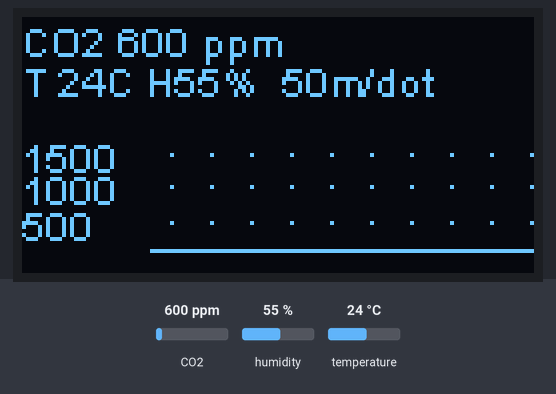
Bench run of a sketch on a simulated ESP8266 (NodeMCU). On the bench: 128×64 one-colour display. Inputs (shaded band) come from the test bench; at power-on: CO2 600 ppm, humidity 55 %, temperature 24 °C. What the sketch prints to the serial monitor is not drawn.

Above: at 1.2 s.
1.3 s: CO2 set to 452 ppm
At 2.3 s:
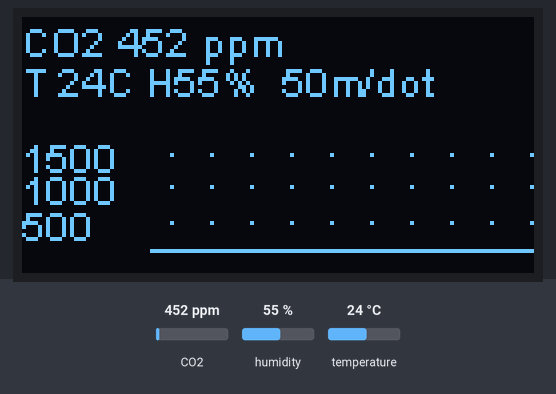
3.5 s: humidity set to 22 %
At 5.0 s:
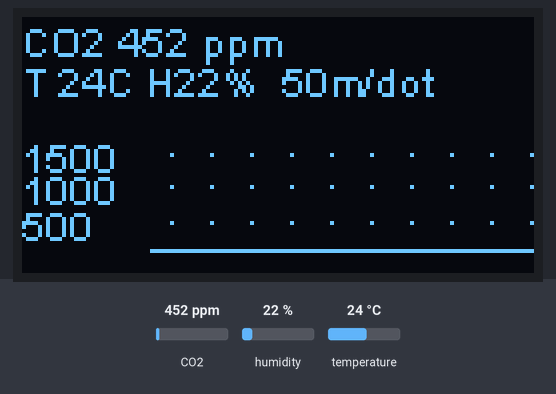
5.6 s: temperature set to 12 °C
At 6.5 s:
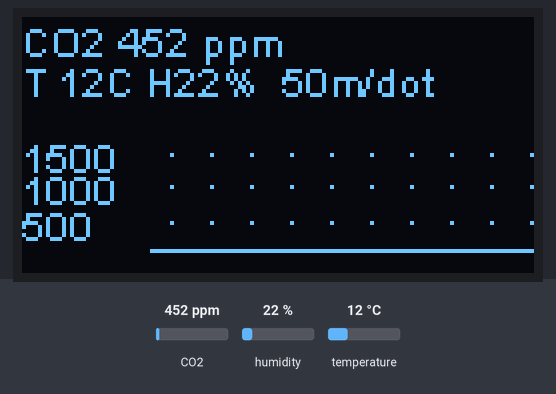
7.6 s: CO2 set to 1050 ppm
At 9.1 s:
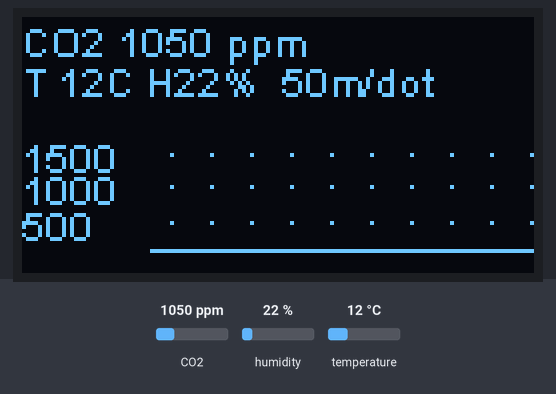
9.6 s: humidity set to 40 %
At 10.6 s:
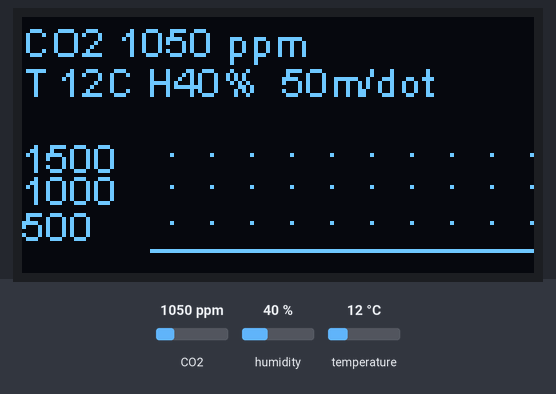
Timing chart, 0 to 12.6 s (numbered marks = the images above; inputs shaded):
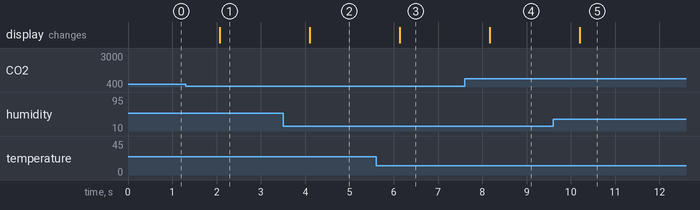

Measured:
- after the input at 1.3 s, the display: changes after 0.77 s (image 1)
- after the input at 3.5 s, the display: changes after 0.61 s (image 2)
- after the input at 5.6 s, the display: changes after 0.54 s (image 3)
- after the input at 7.6 s, the display: changes after 0.57 s (image 4)
- after the input at 9.6 s, the display: changes after 0.60 s (image 5)

The sketch:

co2.ino
```cpp
// (licence header left out)
#include <Wire.h>

#include "SparkFun_SCD30_Arduino_Library.h"

#include "SSD1306.h"

SSD1306 *lcd = NULL;
SCD30 airSensor;

void setup()
{
  Serial.begin(115200);
  Serial.println();
  Serial.println();

  // NodeMCU has GPIO 5, 4 as D1, D2. Take care to select the right board.
  lcd = new SSD1306(0x3c, D1, D2);

  if (lcd) {
    lcd->init();
    lcd->flipScreenVertically();
    lcd->drawString(0, 0, "SCD30");
    lcd->display();
  }

  for (int i = 10; i--;) {
    if (airSensor.begin()) {
      break;
    }
    Serial.println("failed init'ing sensor");
    delay(1000);
    if (i == 0) {
      Serial.println("failed after 10 retries.");
      for (;;);
    }
  }

  airSensor.setAltitudeCompensation(540);
}

int lastSecs = -1;
int interval = 300;

uint16 co2;
float temp;
float humidity;

const int n = 96;
uint16_t val[n];


const int baseY = 11;

void loop() {
  int secs = millis() / 1000;
  bool gotData = false;

  if (airSensor.dataAvailable())
  {
    gotData = true;
    co2 = airSensor.getCO2();
    temp = airSensor.getTemperature();
    humidity = airSensor.getHumidity();
    Serial.println("got data");
  }

  if (secs / (interval) != lastSecs / (interval)) {
    for (int i = n - 1; i >= 1; i--) {
      val[i] = val[i - 1];
    }
    val[0] = co2;
  }
  lastSecs = secs;


  if (gotData) {
    Serial.println("CO2 " + String(co2) + " T "
                   + String(airSensor.getTemperature(), 0) + "C H" + String(airSensor.getHumidity(), 0) + "%");

    if (lcd) {
      lcd->clear();

      int subdiv = 10;
      for (int i = 0 ; i < n; i++) {
        lcd->setPixel(127 - i, transformPPM(val[i]));

        if (i % subdiv == 0) {
          lcd->setPixel(127 - i, transformPPM(1000));
          lcd->setPixel(127 - i, transformPPM(1500));
          lcd->setPixel(127 - i, transformPPM(500));
        }

      }
      lcd->drawString(0, transformPPM(1500) - 5, "1500");
      lcd->drawString(0, transformPPM(1000) - 5, "1000");
      lcd->drawString(0, transformPPM(500) - 5, "500");

      int totalSecs = subdiv * interval;
      int totalMins = totalSecs / 60;
      int totalHours = totalMins / 60;

      String label;

      if (totalMins > 2) {
        label = String(totalMins, 10) + "m/dot";
      } else {
        label = String(totalSecs, 10) + "s/dot";
      }

      lcd->drawString(0, 0, "CO2 " + String(co2) + " ppm");
      lcd->drawString(0, 10, "T " + String(airSensor.getTemperature(), 0) + "C H" + String(airSensor.getHumidity(), 0) + "%  " + label);
      lcd->display();
    }

  }
  delay(1000);
}

int transformPPM(uint16_t ppm) {
  int y = (baseY + (ppm - 400) / 60);
  if (y > 50) {
    y = 50;
  }
  if (y <= 0) {
    y =0;
  }

  return 63 - y;
}
```
